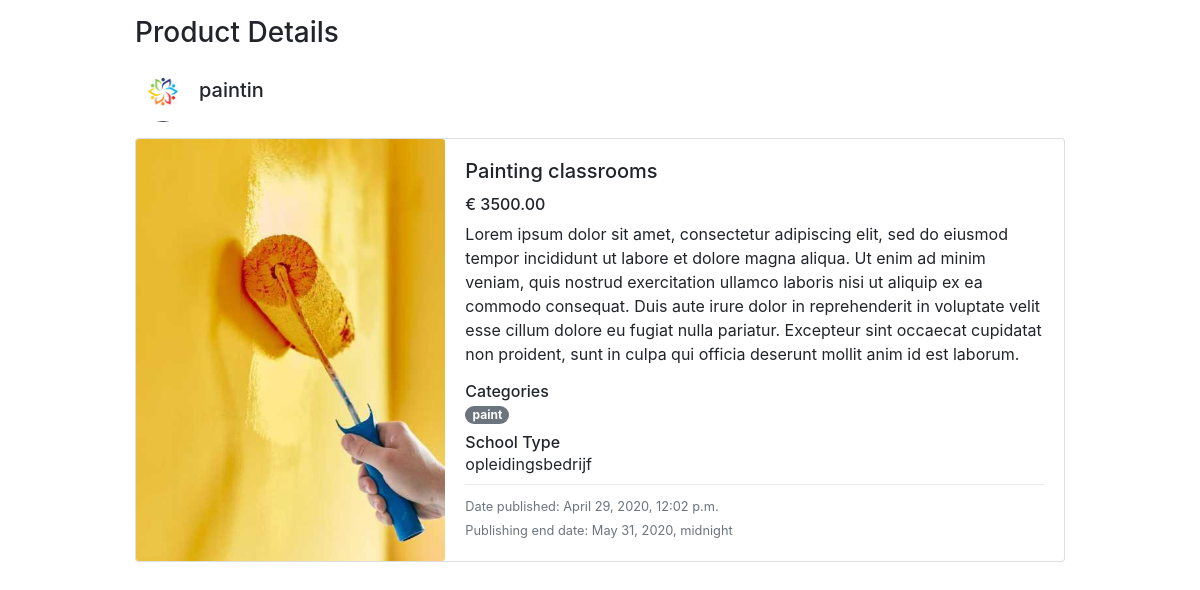
The page /products/painting-classrooms/ on the database its author committed.
### products/models.py (models this page shows, shortened)
class Product(models.Model):
    supplier = models.ForeignKey(Supplier,
                                 on_delete=models.CASCADE)
    name = models.CharField(max_length=200)
    slug = models.SlugField(unique=True,
                            blank=True,
                            help_text=SLUG_HELP_TEXT)
    categories = models.ManyToManyField(Category)
    description = models.TextField()
    image = models.ImageField(upload_to='products')
    PR = 'PR'
    VMBO = 'VMBO'
    MBO = 'MBO'
    HBO = 'HBO'
    OP = 'OP'
    SCHOOL_TYPE_CHOICES = [
        (PR, 'praktijkonderwijs'),
        (VMBO, 'vmbo'),
        (MBO, 'mbo'),
        (HBO, 'hbo'),
        (OP, 'opleidingsbedrijf')
    ]
    school_type = models.CharField(
        max_length=48,
        choices=SCHOOL_TYPE_CHOICES
    )
    price = models.DecimalField(max_digits=10, decimal_places=2)
    created_at = models.DateTimeField('Date published',
                                      default=datetime.now)
    end_at = models.DateTimeField('Publishing end date')
    def is_product_available(self):
        ''' Check if the product is available, so it can be published
        '''
        now = datetime.now()
        return self.created_at <= now <= self.end_at
    is_product_available.boolean = True

class Category(models.Model):
    name = models.CharField(max_length=200)
    slug = models.SlugField(unique=True,
                            blank=True,
                            help_text=SLUG_HELP_TEXT)
    description = models.TextField(blank=True)
    class Meta:
        verbose_name_plural = "categories"
    def __str__(self):
        return self.name

### accounts/models.py (models this page shows, shortened)
class Supplier(models.Model):
    user = models.OneToOneField(User, on_delete=models.CASCADE)
    description = models.TextField(blank=True)
    thumbnail = models.ImageField(upload_to='profile_images')

### products/views.py (the view)
# urls.py: path('<slug:product_slug>/', views.product_view, name='product')
def product_view(request, product_slug):
    query = Product.objects.filter(slug=product_slug)
    product = get_object_or_404(query)
    context = {
        'page_title': product.name,
        'title': 'Product Details',
        'currency': '€',
        'categories': 'Categories',
        'school_type': 'School Type',
        'published_at': 'Date published',
        'end_at': 'Publishing end date',
        'product': product,
    }
    return render(request, 'products/product.html', context)

### products/templates/products/product.html (shortened to what this page needs)
{% extends 'products/layout.html' %}
{% block content %}
<div class="container" style="max-width: 960px;">
  <h3 class="mt-3 mb-3">{{title}}</h3>
  <div class="d-flex align-items-center mb-3">
    <div class="supplier-image-lg" style="background-image:url({{product.supplier.thumbnail.url}});">
    </div>
    <h5 class="ml-2">{{product.supplier.user.username}}</h5>
  </div>
  <div class="card mb-3">
    <div class="row no-gutters">
      <div class="col-md-4">
        <img src="{{ product.image.url }}" class="card-img" alt="...">
      </div>
      <div class="col-md-8">
        <div class="card-body">
          <h5 class="card-title">{{product.name}}</h5>
          <h6 class="">{{currency}} {{product.price}}</h6>
          <p class="card-text">{{product.description}}</p>
          <div class="mb-2">
            <h6 class="m-0">{{categories}}</h6>
            {% for category in product.categories.all %}
            <span class="badge badge-pill badge-secondary">{{category}}</span>
            {% endfor %}
          </div>
          <div class="mb-2">
            <h6 class="m-0">{{school_type}}</h6>
            <span>{{product.get_school_type_display}}</span>
          </div>
          <div class="dropdown-divider"></div>
          <div>
            <p class="card-text mb-0"><small class="text-muted">{{published_at}}:
                {{product.created_at}}</small></p>
            <p class="card-text"><small class="text-muted">{{end_at}}: {{product.end_at}}</small></p>
          </div>
        </div>
      </div>
    </div>
  </div>
</div>
{% endblock %}

### products/static/products/style.css (style rules this page uses)
.card-img { height: 100%;; object-fit: cover; }
.supplier-image-lg { background-position: center; height: 56px; width: 56px; border-radius: 28px; background-size: cover; display: block; }

### rows shown on the page
Product: supplier.thumbnail (picture), supplier.user.username "paintin", image (picture), name "Painting classrooms", price "3500.00", description "Lorem ipsum dolor sit amet, consectetur adipiscing elit, sed do eiusmod tempor incididunt ut labore et dolore magna aliqua. Ut enim ad minim veniam, quis nostrud exercitation ullamco laboris nisi ut aliquip ex ea commodo consequat. Duis aute irure dolor in reprehenderit in voluptate velit esse cillum dolore eu fugiat nulla pariatur. Excepteur sint occaecat cupidatat non proident, sunt in culpa qui officia deserunt mollit anim id est laborum.", school_type "opleidingsbedrijf", created_at "April 29, 2020, 12:02 p.m.", end_at "May 31, 2020, midnight"
Category: name "paint"

### other values the page prints
{{ title }} "Product Details"
{{ currency }} "€"
{{ categories }} "Categories"
{{ school_type }} "School Type"
{{ published_at }} "Date published"
{{ end_at }} "Publishing end date"
